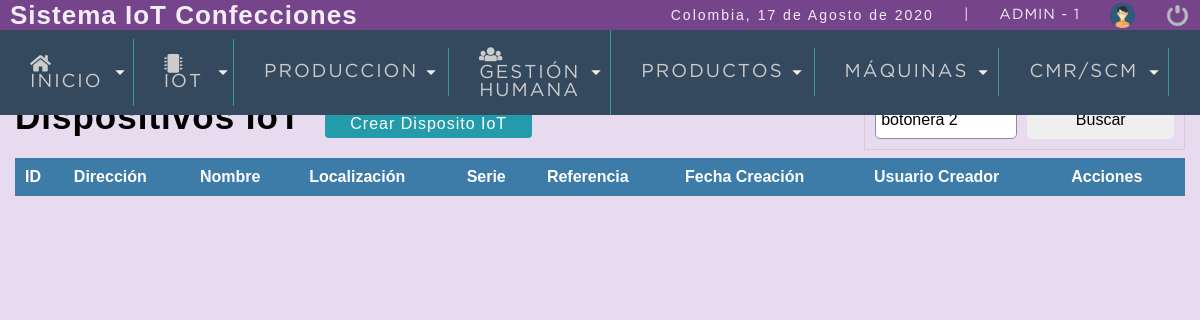
/sistema/buscar_dispositivoIoT.php?busqueda=Botonera 2 (signed in), run on an earlier commit of the app's database.
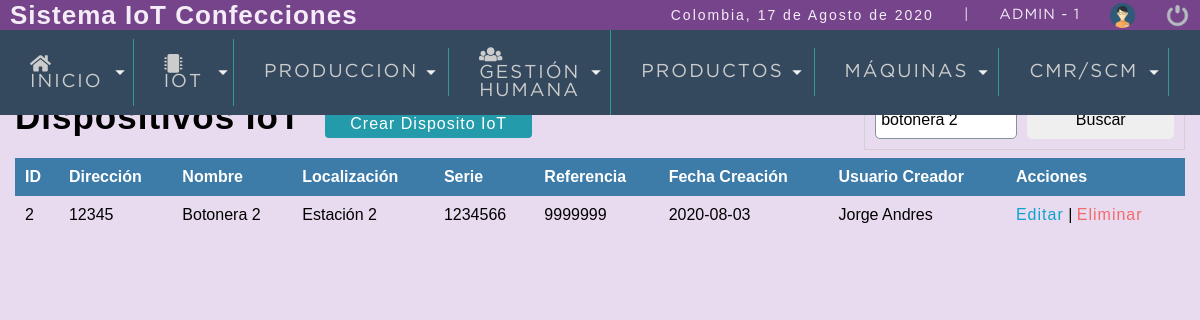
And on a later commit of the database.
### tables this page shows
CREATE TABLE `moduloiot` (
  `idmoduloIoT` int(11) NOT NULL,
  `direccion` varchar(10) NOT NULL,
  `nombre` varchar(25) NOT NULL,
  `localizacion` varchar(50) NOT NULL,
  `serie` varchar(10) NOT NULL,
  `idtipomoduloiot` int(11) NOT NULL,
  `status` int(11) NOT NULL DEFAULT 1,
  `created_at` datetime DEFAULT current_timestamp(),
  `updated_at` datetime DEFAULT NULL,
  `deleted_at` datetime DEFAULT NULL,
  `usuario_id` int(11) NOT NULL
);

CREATE TABLE `tiposmodulosiot` (
  `idtipomoduloiot` int(11) NOT NULL,
  `tipomoduloIoT` varchar(20) NOT NULL,
  `descripcion` varchar(200) NOT NULL,
  `referencia` varchar(20) NOT NULL,
  `status` int(11) NOT NULL DEFAULT 1,
  `created_at` datetime DEFAULT current_timestamp(),
  `updated_at` datetime DEFAULT NULL,
  `deleted_at` datetime DEFAULT NULL
);

CREATE TABLE `usuario` (
  `idusuario` int(11) NOT NULL,
  `nombre` varchar(50) DEFAULT NULL,
  `correo` varchar(100) DEFAULT NULL,
  `usuario` varchar(15) DEFAULT NULL,
  `clave` varchar(100) DEFAULT NULL,
  `rol` int(11) DEFAULT NULL,
  `status` int(11) NOT NULL DEFAULT 1,
  `created_at` datetime DEFAULT current_timestamp(),
  `updated_at` datetime DEFAULT NULL,
  `deleted_at` datetime DEFAULT NULL
);

### sistema/calculonumpaginas.php (called while the page is built, shortened)
<?php
	$por_pagina=10;
	if(empty($_REQUEST['pagina'])){
		$pagina=1;
	}else{
		$pagina=$_REQUEST['pagina'];
	}
	$desde=($pagina-1)*$por_pagina;
?>

### sistema/buscar_dispositivoIoT.php (the view, shortened to what this page needs)
<?php
	include "includes/scripts.php";
	$busqueda=strtolower($_REQUEST['busqueda']);
?>
<!DOCTYPE html>
<html lang="en">
<head>
</head>
<body>
	<?php  include "includes/header.php"; ?>
	<section id="container">
		<h1>Dispositivos IoT</h1>
		<a href="registro_dispositivoIoT.php" class="btn_new">Crear Disposito IoT</a>
		<form action="buscar_dispositivoIoT.php" method="get" class="form_search">
			<input type="text" name="busqueda" id="busqueda" value="<?php echo $busqueda; ?>">
			<input type="submit" value="Buscar" class="btn_search">
		</form>
		<table>
			<tr>
				<th>ID</th>
				<th>Dirección</th>
				<th>Nombre</th>
				<th>Localización</th>
				<th>Serie</th>
				<th>Referencia</th>
				<th>Fecha Creación</th>
				<th>Usuario Creador </th>
				<th>Acciones</th>
			</tr>
			<?php
				include "../conexion.php";
				include "calculonumpaginas.php";
				$query = mysqli_query($conexion,"
					SELECT u.idmoduloIoT, u.direccion, u.nombre AS 'nombremoduloiot', u.localizacion, u.serie, r.referencia, u.created_at, m.nombre AS 'nombreusuariocreador'
					FROM moduloiot u
					INNER JOIN tiposmodulosiot r ON u.idtipomoduloiot=r.idtipomoduloiot
					INNER JOIN usuario m ON u.usuario_id = m.idusuario
					WHERE (m.nombre LIKE '%$busqueda%' OR u.nombre LIKE '%$busqueda%' OR u.localizacion LIKE '%$busqueda%' OR u.direccion LIKE '%$busqueda%' OR u.serie LIKE '%$busqueda%' OR r.referencia LIKE '%$busqueda%') AND u.status=1 ORDER BY u.idmoduloIoT ASC LIMIT $desde,$por_pagina");
				$result = mysqli_num_rows($query);
				if($result>0){
					while ($data=mysqli_fetch_array($query)) {
						$formato='Y-m-d H:i:s';
						$fecha= DateTime::createFromFormat($formato,$data['created_at']);
						?>
							<tr>
								<td><?php echo $data['idmoduloIoT']; ?></td>
								<td><?php echo $data['direccion']; ?></td>
								<td><?php echo $data['nombremoduloiot']; ?></td>
								<td><?php echo $data['localizacion']; ?></td>
								<td><?php echo $data['serie']; ?></td>
								<td><?php echo $data['referencia']; ?></td>
								<td><?php echo $fecha->format('Y-m-d'); ?></td>
								<td><?php echo $data['nombreusuariocreador']; ?></td>
								<td>
									<a class="link_edit" href="editar_dispositivoIoT.php?id=<?php echo $data['idmoduloIoT']; ?>">Editar</a>
									|
									<a class="link_delete" href="eliminar_confirmar_dispositivoIoT.php?id=<?php echo $data['idmoduloIoT']; ?>">Eliminar</a>
								</td>
							</tr>
						<?php
					}
				}
			?>
		</table>
	</section>
</body>
</html>

What changed in the data, as far as the page shows it:
now on this page (row edited): moduloiot: idmoduloIoT "2", direccion "12345", nombre "Botonera 2", localizacion "Estación 2", serie "1234566", idtipomoduloiot.referencia "9999999", created_at "2020-08-03", usuario.nombre "Jorge Andres"
